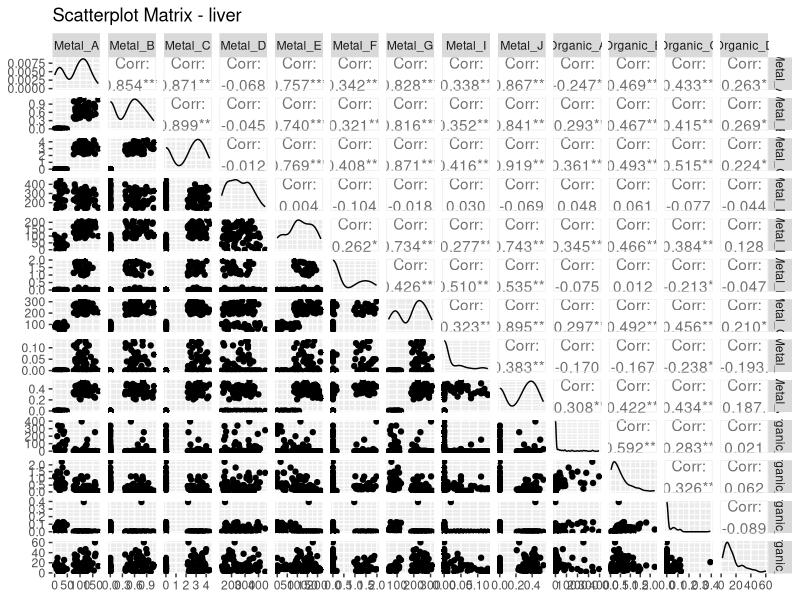
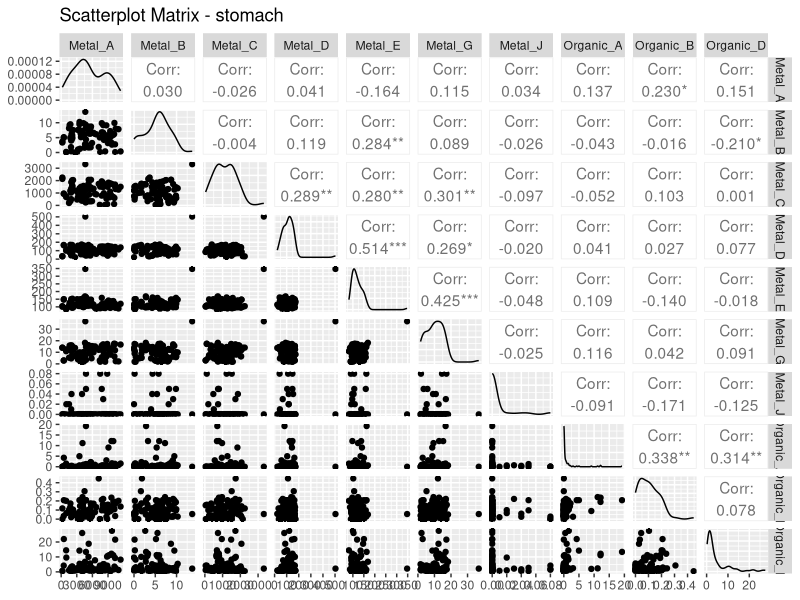
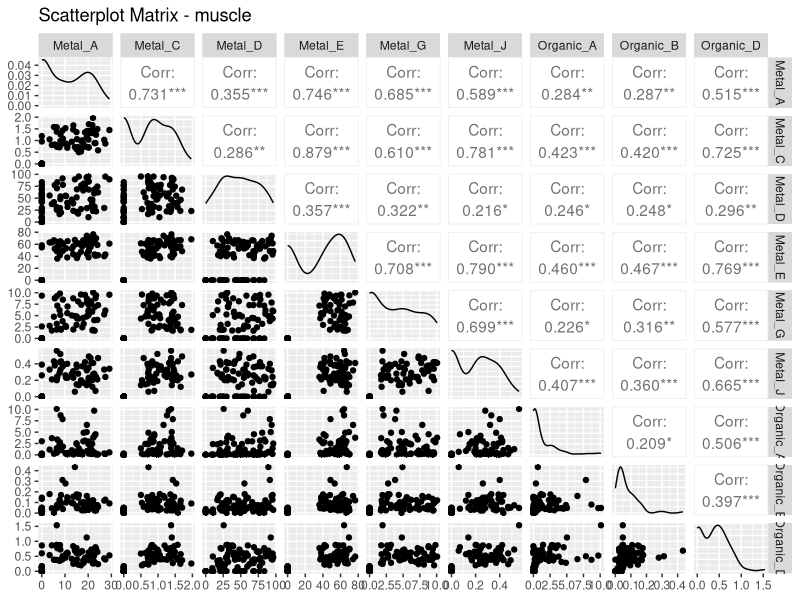
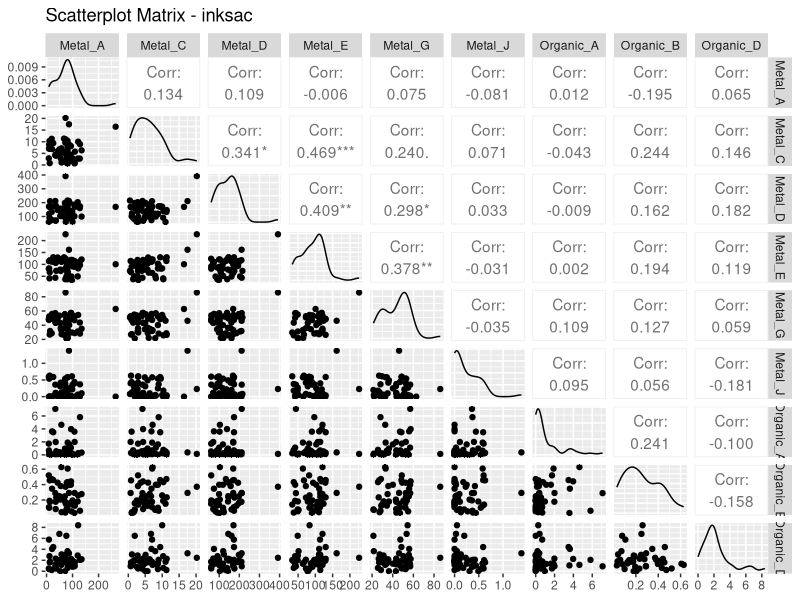

The R source for these figures, in order:
#LOADING LIBRARIES----
library(dplyr) # for data manipulation
library(fs) #for providing a modern, consistent, and cross-platform interface for working with the file system (e.g., creating, deleting, or navigating files and folders)
library(GGally) # for creating easy, multi-variable correlation and scatterplot matrices.
library(ggplot2) # for  data visualization
library(gridExtra) # for multiple ggplot2 plots to be arranged in a grid layout for combined display or export.
library(pheatmap) # for creating customizable heatmaps with clustering and annotations.
library(reshape2)  #  for transforming data between wide and long formats for easier analysis and visualization.
library(stringr) # For String Manipulation

#Data Processor Function before doing analysis
#It is recommended that the 'Keep_LOQ_values' argument remain as FALSE to remove all values below blank control (BB) or LOQ (BLOQ) to get a more accurate figure for the number of outliers within the dataset for the data distribution otherwise it will also classify values that are BB or BLOQ  as outliers leading to couble counting.
process_dataset <- function(data, keep_LOQ_values=FALSE) {
  # Check if the dataset is Trace Metals (Ag is in the 16th column)
  if (grepl("Metal", colnames(data)[16])) {
    
    # Processing for Trace Metals dataset
    data <- data %>%
      relocate(1:15, colnames(data)[16:25]) %>%
      mutate(across(4, ~ paste0(., ".")))  # Add "." to column 4
    
    # FUNCTIONS TO HELP MODIFY ID NUMBERS FOR FURTHER ANALYSIS (TM)
    ID_num_modifier <- function(x){#padding 0 to first two digits
      if (str_detect(substring(x[4],1,2),"\\.") == TRUE){ 
        modified_id=paste('0',substring(x[4],1,))
        modified_id<- gsub(" ", "",  modified_id)
        x[4] <- gsub(substring(x[4],1,), modified_id,  x[4])
      }
      return(x)
    }
    
    
    # Apply the 'ID_num_modifier' function and remove "." from the 'Area' column for data version 1 with numerical values as concentrationentrations
    data1 <- as.data.frame(t(apply(data, MARGIN = 1, ID_num_modifier)))
    data1$ID_num <- gsub("\\.", "", data1$ID_num)
    
    # Apply the 'ID_num_modifier' function and remove "." from the 'Area' column for data version 2 with classification groups (categorical values) representing concentration values
    data2 <- as.data.frame(t(apply(data, MARGIN = 1, ID_num_modifier)))
    data2$ID_num <- gsub("\\.", "", data2$ID_num)
    
    if(keep_LOQ_values == FALSE){
      cat("The LOQ values were replaced with 0.\n")
      # Replace "BLOQ" values with 0 in the relevant columns (16:25)
      data1[, 16:25] <- lapply(data1[, 16:25], gsub, pattern = ".*BLOQ.*", replacement = 0)
      data1[,c(16:25)] <- lapply(data1[,c(16:25)], gsub, pattern = ".*BB.*", replacement = 0)
      data1[,c(16:25)] <- lapply(data1[,c(16:25)], gsub, pattern = "^0$", replacement = 0)
      data1[,c(16:25)]  <- lapply(data1[,c(16:25)] , gsub, pattern = "N/A", replacement = 0)
      
      data2[,c(16:25)] <- lapply(data2[,c(16:25)], gsub, pattern = ".*BLOQ.*", replacement = 'BB+BLOQ')
      data2[,c(16:25)] <- lapply(data2[,c(16:25)], gsub, pattern = ".*BB.*", replacement = 'BB+BLOQ')
      data2[,c(16:25)] <- lapply(data2[,c(16:25)], gsub, pattern = "^0$", replacement = 'BLOD')
      data2[,c(16:25)]  <- lapply(data2[,c(16:25)] , gsub, pattern = "N/A", replacement = 'BLOD')
      data2[,c(16:25)] <- lapply(data2[,c(16:25)], gsub, pattern = "[0-9.]+", replacement = "Detected")
      return(list(dataset_with_numerical_values=data1, dataset_with_categorical_values=data2))
      
    }else{
      # Removing "BLOQ" and "BB" values in the relevant columns (16:25)
      data1[, 16:25] <- lapply(data1[, 16:25], gsub, pattern = " BLOQ", replacement = "")
      data1[,c(16:25)] <- lapply(data1[,c(16:25)], gsub, pattern = " BB", replacement = "")
      data1[,c(16:25)] <- lapply(data1[,c(16:25)], gsub, pattern = "^0$", replacement = 0)
      data1[,c(16:25)]  <- lapply(data1[,c(16:25)] , gsub, pattern = "N/A", replacement = 0)
      
      data2[,c(16:25)] <- lapply(data2[,c(16:25)], gsub, pattern = ".*BLOQ.*", replacement = 'BB+BLOQ')
      data2[,c(16:25)] <- lapply(data2[,c(16:25)], gsub, pattern = ".*BB.*", replacement = 'BB+BLOQ')
      data2[,c(16:25)] <- lapply(data2[,c(16:25)], gsub, pattern = "^0$", replacement = 'BLOD')
      data2[,c(16:25)]  <- lapply(data2[,c(16:25)] , gsub, pattern = "N/A", replacement = 'BLOD')
      data2[,c(16:25)] <- lapply(data2[,c(16:25)], gsub, pattern = "[0-9.]+", replacement = "Detected")
      
      process_with_user_input <- function() {
        # Ask the user if they want to keep LOQ values
        keep_loq <- readline(prompt = "Do you want to keep the original LOQ values? (yes/no): ")
        
        if (tolower(keep_loq) == "yes") {
          cat("You chose to keep LOQ values.\n")
          return("Keep LOQ") # Return a clear message indicating the choice
        } else if (tolower(keep_loq) == "no") {
          multiplier <- NA
          while (is.na(multiplier)) {
            user_input <- readline(prompt = "What number do you want to multiply the LOQ values by? ")
            multiplier <- suppressWarnings(as.numeric(user_input))
            
            if (is.na(multiplier)) {
              cat("Invalid input. Please enter a numeric value.\n")
            }
          }
          
          cat("You chose a multiplier of ", multiplier, ".\n")
          return(multiplier) # Return the chosen multiplier
        } else {
          cat("Invalid input. Please answer with 'yes' or 'no'.\n")
          return(NULL) # Return NULL for invalid input
        }
      }
      
      # To get user input for 
      user_choice <- process_with_user_input()
      
      # Modify "BLOQ" and "BB" values with userinput in the relevant columns (16:25)
      process_data <- function(data, multiplier) {
        # Validate user input
        if (is.na(multiplier)) {
          stop("Invalid multiplier. Please enter a numeric value.")
        }
        
        data1[, 16:25] <- lapply(16:25, function(index) {
          column <- data[[index]]  # Extract the column
          # Identify which values contain "BLOQ" or "BB"
          bloq_bb_mask <- grepl(" BLOQ| BB", column)
          # Remove "BLOQ" and "BB" text and convert to numeric
          cleaned_column <- suppressWarnings(as.numeric(gsub(" BLOQ| BB", "", column)))
          
          # Multiply only the masked values by the multiplier
          if (is.numeric(multiplier)) {
            cleaned_column[bloq_bb_mask] <- cleaned_column[bloq_bb_mask] * multiplier
          }
          
          # Return the updated column
          return(cleaned_column)
        })
        
        # Return the updated dataset
        return(list(dataset_with_numerical_values=data1, dataset_with_categorical_values=data2))
      }
      data1 <-process_data(data, user_choice)
      #return(list(dataset_with_numerical_values=data1, dataset_with_categorical_values=data2))
    }
    
  } else {
    # Processing for Organic Compounds dataset
    data <- data %>%
      relocate(Area, .after = ID_num) %>%
      mutate(across(4, ~ paste0(., ".")))  # Add "." to column 4
    
    # Convert column 6 to lowercase
    data[, 6] <- tolower(data[, 6])
    
    
    # FUNCTIONS TO HELP MODIFY ID NUMBERS FOR FURTHER ANALYSIS (TM)
    ID_num_modifier <- function(x){#padding 0 to first two digits
      if (str_detect(substring(x[4],1,2),"\\.") == TRUE){ 
        sk=paste('0',substring(x[4],1,))
        sk<- gsub(" ", "",  sk)
        x[4] <- gsub(substring(x[4],1,), sk,  x[4])
      }
      return(x)
    }
    
    # Apply the 'ID_num_modifier' function and remove "." from the 'Area' column for data version 1 with numerical values as concentrations
    data1 <- as.data.frame(t(apply(data, MARGIN = 1, ID_num_modifier)))
    data1$ID_num <- gsub("\\.", "", data1$ID_num)
    
    # Apply the 'ID_num_modifier' function and remove "." from the 'Area' column for data version 2 with classification groups representing concentration values
    data2 <- as.data.frame(t(apply(data, MARGIN = 1, ID_num_modifier)))
    data2$ID_num <- gsub("\\.", "", data2$ID_num)
    
    if(keep_LOQ_values == FALSE){
      cat("The LOQ values were replaced with 0.\n")
      # Replace "BLOQ", "N/A", and "0" values with 0 in the relevant columns (16:19)
      data1[, 16:19] <- lapply(data1[, 16:19], gsub, pattern = ".*BLOQ.*", replacement = 0)
      data1[, 16:19] <- lapply(data1[, 16:19], gsub, pattern = "N/A", replacement = 0)
      data1[, 16:19] <- lapply(data1[, 16:19], gsub, pattern = "^0$", replacement = 0)
      
      data2[,c(16:19)] <- lapply(data2[,c(16:19)], gsub, pattern = ".*BLOQ.*", replacement = 'BLOQ')
      data2[,c(16:19)] <- lapply(data2[,c(16:19)], gsub, pattern = "^0$", replacement = 'BLOD')
      data2[,c(16:19)]  <- lapply(data2[,c(16:19)] , gsub, pattern = "N/A", replacement = 'BLOD')
      data2[,c(16:19)] <- lapply(data2[,c(16:19)], gsub, pattern = "[0-9.]+", replacement = "Detected")
      
      return(list(dataset_with_numerical_values=data1, dataset_with_categorical_values=data2))
      
    }else{
      # Removing "BLOQ" and  values in the relevant columns (16:19)
      data1[, 16:19] <- lapply(data1[, 16:19], gsub, pattern = " BLOQ", replacement = "")
      data1[, 16:19] <- lapply(data1[, 16:19], gsub, pattern = "N/A", replacement = 0)
      data1[, 16:19] <- lapply(data1[, 16:19], gsub, pattern = "^0$", replacement = 0)
      
      data2[,c(16:19)] <- lapply(data2[,c(16:19)], gsub, pattern = ".*BLOQ.*", replacement = 'BLOQ')
      data2[,c(16:19)] <- lapply(data2[,c(16:19)], gsub, pattern = "^0$", replacement = 'BLOD')
      data2[,c(16:19)]  <- lapply(data2[,c(16:19)] , gsub, pattern = "N/A", replacement = 'BLOD')
      data2[,c(16:19)] <- lapply(data2[,c(16:19)], gsub, pattern = "[0-9.]+", replacement = "Detected")
      
      process_with_user_input <- function() {
        # Ask the user if they want to keep LOQ values
        keep_loq <- readline(prompt = "Do you want to keep LOQ values? (yes/no): ")
        
        if (tolower(keep_loq) == "yes") {
          cat("You chose to keep LOQ values.\n")
          return("Keep LOQ") # Return a clear message indicating the choice
        } else if (tolower(keep_loq) == "no") {
          multiplier <- NA
          
          while (is.na(multiplier)) {
            user_input <- readline(prompt = "What number do you want to multiply the LOQ values by? ")
            multiplier <- suppressWarnings(as.numeric(user_input))
            
            if (is.na(multiplier)) {
              cat("Invalid input. Please enter a numeric value.\n")
            }
          }
          
          cat("You chose a multiplier of ", multiplier, ".\n")
          return(multiplier) # Return the chosen multiplier
        } else {
          cat("Invalid input. Please answer with 'yes' or 'no'.\n")
          return(NULL) # Return NULL for invalid input
        }
      }
      
      # To get user input for 
      user_choice <- process_with_user_input()
      
      # Modify "BLOQ" and "BB" values with userinput in the relevant columns (16:25)
      process_data <- function(data, multiplier) {
        # Validate user input
        if (is.na(multiplier)) {
          stop("Invalid multiplier. Please enter a numeric value.")
        }
        data1[, 16:19] <- lapply(16:19, function(index) {
          column <- data[[index]]  # Extract the column
          # Identify which values contain "BLOQ" or "BB"
          bloq_bb_mask <- grepl(" BLOQ| BB", column)
          # Remove "BLOQ" and "BB" text and convert to numeric
          cleaned_column <- suppressWarnings(as.numeric(gsub(" BLOQ| BB", "", column)))
          
          # Multiply only the masked values by the multiplier
          if (is.numeric(multiplier)) {
            cleaned_column[bloq_bb_mask] <- cleaned_column[bloq_bb_mask] * multiplier
          }
          
          # Return the updated column
          return(cleaned_column)
        })
        
        # Return the updated dataset
        #return(list(dataset_with_numerical_values=data1, dataset_with_categorical_values=data2))
      }
      data1 <-process_data(data, user_choice)
      return(list(dataset_with_numerical_values=data1, dataset_with_categorical_values=data2))
    }
  }
}


# Data Processing for Trace Metals dataset
tracemetals_data <- read.csv("Squid_Concentration_Analysis/3-Data_Mining/Datasets/preprocessed_data/Final_TMresults_mgkg.csv", header = TRUE)
datasets_for_trace_metals <- process_dataset(tracemetals_data, keep_LOQ_values = FALSE) 


# Data Processing for Organic Compounds dataset
organiccompounds_data <- read.csv("Squid_Concentration_Analysis/3-Data_Mining/Datasets/preprocessed_data/Final_OCresults_mgkg.csv", header = TRUE)
datasets_for_organic_compounds <- process_dataset(organiccompounds_data, keep_LOQ_values = FALSE)


# Extract the 'wide' datasets from each list
tm_data <- datasets_for_trace_metals$dataset_with_numerical_values
oc_data <- datasets_for_organic_compounds$dataset_with_numerical_values[,c(3:6,16:19)]

# Perform an inner join on the two datasets with common identifiers to check for polllutant interactions
combined_data <- left_join(
  tm_data,
  oc_data,
  by = c("Year", "ID_num", "Area", "Tissue")  # Optional: to distinguish same-named columns
)


explore_pollutant_interactions <- function(df, metal_cols, organic_cols) {
  
  # Changing concentration columns into numeric (flattening with unlist can cause issues)
  # Instead, convert each column individually:
  cols_to_convert <- c(16:29)
  df[, cols_to_convert] <- lapply(df[, cols_to_convert], as.numeric)
  
  # Desired tissue order
  tissue_order <- c("liver", "stomach", "muscle", "inksac")
  
  # Convert to factor to enforce order
  df$Tissue <- factor(df$Tissue, levels = tissue_order)
  
  tissues <- levels(df$Tissue)
  
  for (tissue in tissues) {
    
    output_folder <- file.path(
      "Squid_Concentration_Analysis/3-Data_Mining/Data_mining_plots/pollutant_interactions/", tissue
    )
    dir_create(output_folder)
    
    df_tissue <- df %>% filter(Tissue == tissue)
    
    # Focus on numeric pollutant data
    df_focus <- df_tissue %>% select(all_of(c(metal_cols, organic_cols))) %>% select(where(is.numeric))
    
    min_nonzero_prop <- 0.10
    nonzero_prop <- colMeans(df_focus != 0, na.rm = TRUE)
    print(paste("Non-zero proportions for", tissue))
    print(nonzero_prop)
    
    # Keep columns with ≥ 10% non-zero values
    df_focus <- df_focus[, nonzero_prop >= min_nonzero_prop]
    
    # Remove constant columns (zero variance)
    df_focus <- df_focus[, sapply(df_focus, function(x) sd(x, na.rm = TRUE) > 0)]
    
    # Check if enough data remains
    if (nrow(df_focus) < 2 || ncol(df_focus) < 2) {
      cat("⚠️ Skipping tissue", tissue, "- not enough valid data.\n")
      next
    }
    
    # Correlation heatmap
    cor_matrix_focus <- cor(df_focus, use = "pairwise.complete.obs",method = "spearman")
    
    heatmap_path <- file.path(output_folder, paste0("heatmap_", tissue, ".png"))
    pheatmap(cor_matrix_focus,
             cluster_rows = TRUE,
             cluster_cols = TRUE,
             display_numbers = TRUE,
             fontsize_number = 8,
             main = paste("Correlation in", tissue),
             filename = heatmap_path)
    cat("✅ Heatmap saved for", tissue, "→", heatmap_path, "\n")
    
    # Scatterplot matrix with error handling
    scatterplot_path <- file.path(output_folder, paste0("scatterplot_", tissue, ".pdf"))
    
    tryCatch({
      pdf(scatterplot_path, width = 10, height = 10)
      print(ggpairs(df_focus, title = paste("Scatterplot Matrix -", tissue)))
      dev.off()
      cat("✅ Scatterplot matrix saved for", tissue, "→", scatterplot_path, "\n")
    }, error = function(e) {
      cat("❌ Error creating scatterplot for", tissue, ":", conditionMessage(e), "\n")
      # Close PDF device if still open
      if (dev.cur() != 1) dev.off()
      # Optionally remove corrupt file
      if (file.exists(scatterplot_path)) file.remove(scatterplot_path)
    })
  }
}

metal_cols <- c("Metal_A", "Metal_B", "Metal_C","Metal_D", "Metal_E", "Metal_F","Metal_G", "Metal_H", "Metal_I", "Metal_J")          # Replace with your actual column names
organic_cols <- c("Organic_A","Organic_B","Organic_C","Organic_D")     # Replace with your actual column names

explore_pollutant_interactions(combined_data, metal_cols, organic_cols)
